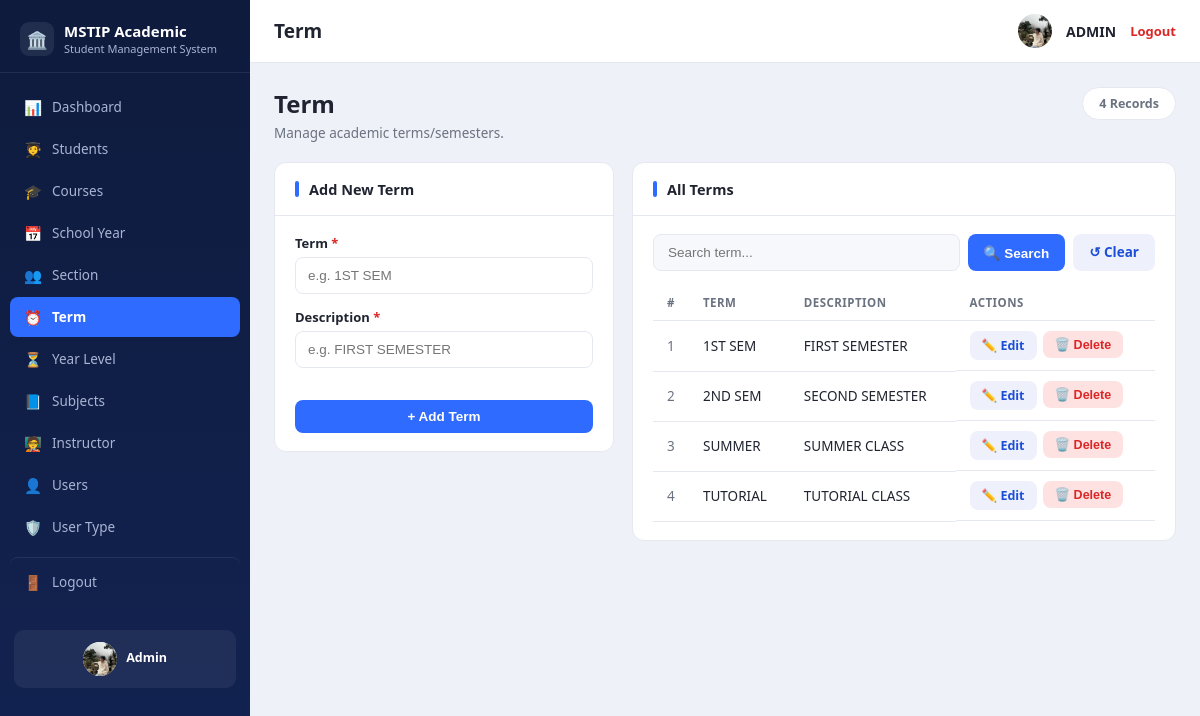
Screenshot of /terms.php (signed in) with the database file from the repository.
### tables this page shows
CREATE TABLE `tbl_term` (
  `ID` int NOT NULL,
  `TERM` varchar(100) NOT NULL,
  `DESCRIPTION` varchar(255) NOT NULL
);

### terms.php (the view, shortened to what this page needs)
<?php
require_once 'config.php';
$q = trim($_GET['q'] ?? '');
$sql = "SELECT * FROM tbl_term";
$params = [];
$sql .= " ORDER BY ID ASC";
$stmt = $pdo->prepare($sql);
$stmt->execute($params);
$rows = $stmt->fetchAll();
$total = $pdo->query("SELECT COUNT(*) c FROM tbl_term")->fetch()['c'];
require_once 'includes/header.php';
?>
<div class="page-head">
  <div><h1>Term</h1><p>Manage academic terms/semesters.</p></div>
  <span class="records-pill"><?= (int)$total ?> Records</span>
</div>
<div class="split-grid">
  <div class="panel-card">
    <div class="panel-card-head"><span class="bar"></span><h2>Add New Term</h2></div>
    <div class="panel-card-body">
      <form method="POST" action="terms.php">
        <div class="field">
          <label for="TERM">Term <span class="req">*</span></label>
          <input type="text" id="TERM" name="TERM" placeholder="e.g. 1ST SEM" required
                 value="<?= htmlspecialchars($_POST['TERM'] ?? '') ?>">
        </div>
        <div class="field">
          <label for="DESCRIPTION">Description <span class="req">*</span></label>
          <input type="text" id="DESCRIPTION" name="DESCRIPTION" placeholder="e.g. FIRST SEMESTER" required
                 value="<?= htmlspecialchars($_POST['DESCRIPTION'] ?? '') ?>">
        </div>
        <button type="submit" class="btn btn-primary btn-block">+ Add Term</button>
      </form>
    </div>
  </div>
  <div class="panel-card">
    <div class="panel-card-head"><span class="bar"></span><h2>All Terms</h2></div>
    <div class="panel-card-body">
      <form method="GET" action="terms.php" class="search-row">
        <input type="text" name="q" placeholder="Search term..." value="<?= htmlspecialchars($q) ?>">
        <button type="submit" class="btn btn-primary">🔍 Search</button>
        <a href="terms.php" class="btn btn-secondary">↺ Clear</a>
      </form>
      <table class="table">
        <thead>
          <tr><th class="col-num">#</th><th>Term</th><th>Description</th><th>Actions</th></tr>
        </thead>
        <tbody>
          <?php foreach ($rows as $i => $r): ?>
            <tr>
              <td class="col-num"><?= $i + 1 ?></td>
              <td><?= htmlspecialchars($r['TERM']) ?></td>
              <td><?= htmlspecialchars($r['DESCRIPTION']) ?></td>
              <td class="actions">
                <a href="term_edit.php?id=<?= (int)$r['ID'] ?>" class="btn btn-small btn-secondary">✏️ Edit</a>
                <form method="POST" action="term_delete.php" style="display:inline"
                      onsubmit="return confirm('Delete this term?');">
                  <button type="submit" class="btn btn-small btn-danger">🗑️ Delete</button>
                </form>
              </td>
            </tr>
          <?php endforeach; ?>
        </tbody>
      </table>
    </div>
  </div>
</div>
<?php require_once 'includes/footer.php'; ?>

### assets/css/style.css (style rules this page uses)
:root { --sidebar-bg:#0e1b3d; --sidebar-bg-2:#132352; --sidebar-text:#aab4d4; --sidebar-active:#2f6bff; --bg:#eef1f8; --card:#ffffff; --border:#e5e8f0; --text:#1f2430; --muted:#6b7280; --danger:#dc2626; --danger-bg:#fee2e2; --success:#16a34a; --success-bg:#dcfce7; --accent:#2f6bff; --accent-dark:#1d4ed8; --sidebar-w:250px; }
* { box-sizing:border-box; }
body { margin:0; font-family:"Segoe UI",Roboto,Arial,sans-serif; background:var(--bg); color:var(--text); }
.btn-block { width:100%;margin-top:18px; }
.page-head { display:flex;justify-content:space-between;align-items:flex-start;margin-bottom:20px;gap:12px;flex-wrap:wrap; }
.page-head h1 { font-size:24px;margin:0 0 4px;font-weight:800; }
.page-head p { margin:0;color:var(--muted);font-size:13.5px; }
.records-pill { background:#fff;border:1px solid var(--border);border-radius:999px;padding:7px 16px; font-size:12.5px;font-weight:600;color:var(--muted);white-space:nowrap; }
.split-grid { display:grid;grid-template-columns:340px 1fr;gap:18px;align-items:start; }
.panel-card { background:var(--card);border:1px solid var(--border);border-radius:12px;overflow:hidden; }
.panel-card-head { display:flex;align-items:center;gap:10px;padding:16px 20px;border-bottom:1px solid var(--border); }
.panel-card-head .bar { width:4px;height:16px;border-radius:2px;background:var(--accent); }
.panel-card-head h2 { font-size:14.5px;margin:0;font-weight:700; }
.panel-card-body { padding:18px 20px; }
.table { width:100%;border-collapse:collapse;font-size:13.5px; }
.table th,.table td { text-align:left;padding:10px 14px;border-bottom:1px solid var(--border); }
.table th { color:var(--muted);font-weight:600;font-size:11.5px;text-transform:uppercase;letter-spacing:.04em; }
.col-num { width:36px;color:var(--muted); }
.search-row { display:flex;gap:8px;margin-bottom:14px; }
.search-row input { flex:1;padding:10px 14px;border:1px solid var(--border);border-radius:8px;font-size:13.5px;background:#f7f8fc; }
.btn { display:inline-block;border:none;border-radius:8px;padding:9px 16px;font-size:13.5px; font-weight:600;cursor:pointer;text-decoration:none; }
.btn-primary { background:var(--accent);color:#fff; }
.btn-secondary { background:#eef1fb;color:var(--accent-dark); }
.btn-danger { background:var(--danger-bg);color:var(--danger); }
.btn-small { padding:6px 12px;font-size:12.5px; }
.btn-block { width:100%; }
.actions { display:flex;gap:6px; }
.field { margin-bottom:14px; }
.field label { display:block;font-size:13px;font-weight:600;margin-bottom:5px; }
.field label .req { color:var(--danger); }
.field input,.field select,.field textarea { width:100%;padding:10px 12px;border:1px solid var(--border);border-radius:8px;font-size:13.5px;background:#fff; }

### rows the page displays
tbl_term: TERM "1ST SEM", DESCRIPTION "FIRST SEMESTER"
tbl_term: TERM "2ND SEM", DESCRIPTION "SECOND SEMESTER"
tbl_term: TERM "SUMMER", DESCRIPTION "SUMMER CLASS"
tbl_term: TERM "TUTORIAL", DESCRIPTION "TUTORIAL CLASS"

### other values shown
$icon "📊"
$label "Dashboard"
$icon "🧑‍🎓"
$label "Students"
$icon "🎓"
$label "Courses"
$icon "📅"
$label "School Year"
$icon "👥"
$label "Section"
$icon "⏰"
$label "Term"
$icon "⏳"
$label "Year Level"
$icon "📘"
